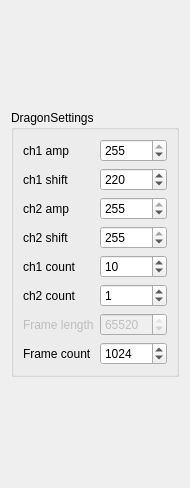
<?xml version="1.0" encoding="UTF-8"?>
<ui version="4.0">
 <class>Form</class>
 <widget class="QWidget" name="Form">
  <property name="geometry">
   <rect>
    <x>0</x>
    <y>0</y>
    <width>184</width>
    <height>488</height>
   </rect>
  </property>
  <property name="sizePolicy">
   <sizepolicy hsizetype="Minimum" vsizetype="Preferred">
    <horstretch>0</horstretch>
    <verstretch>0</verstretch>
   </sizepolicy>
  </property>
  <property name="windowTitle">
   <string>Form</string>
  </property>
  <layout class="QGridLayout" name="gridLayout">
   <item row="0" column="0">
    <widget class="QGroupBox" name="groupBox">
     <property name="sizePolicy">
      <sizepolicy hsizetype="Preferred" vsizetype="Maximum">
       <horstretch>0</horstretch>
       <verstretch>0</verstretch>
      </sizepolicy>
     </property>
     <property name="title">
      <string>DragonSettings</string>
     </property>
     <layout class="QGridLayout" name="gridLayout_2">
      <item row="0" column="0">
       <widget class="QLabel" name="label">
        <property name="text">
         <string>ch1 amp</string>
        </property>
       </widget>
      </item>
      <item row="0" column="1">
       <widget class="QSpinBox" name="ch1amp">
        <property name="maximum">
         <number>255</number>
        </property>
        <property name="value">
         <number>255</number>
        </property>
       </widget>
      </item>
      <item row="1" column="0">
       <widget class="QLabel" name="label_2">
        <property name="text">
         <string>ch1 shift</string>
        </property>
       </widget>
      </item>
      <item row="1" column="1">
       <widget class="QSpinBox" name="ch1shift">
        <property name="maximum">
         <number>255</number>
        </property>
        <property name="value">
         <number>220</number>
        </property>
       </widget>
      </item>
      <item row="2" column="0">
       <widget class="QLabel" name="label_3">
        <property name="text">
         <string>ch2 amp</string>
        </property>
       </widget>
      </item>
      <item row="2" column="1">
       <widget class="QSpinBox" name="ch2amp">
        <property name="maximum">
         <number>255</number>
        </property>
        <property name="value">
         <number>255</number>
        </property>
       </widget>
      </item>
      <item row="3" column="0">
       <widget class="QLabel" name="label_4">
        <property name="text">
         <string>ch2 shift</string>
        </property>
       </widget>
      </item>
      <item row="3" column="1">
       <widget class="QSpinBox" name="ch2shift">
        <property name="maximum">
         <number>255</number>
        </property>
        <property name="value">
         <number>255</number>
        </property>
       </widget>
      </item>
      <item row="4" column="0">
       <widget class="QLabel" name="label_17">
        <property name="text">
         <string>ch1 count</string>
        </property>
       </widget>
      </item>
      <item row="4" column="1">
       <widget class="QSpinBox" name="ch1count">
        <property name="value">
         <number>10</number>
        </property>
       </widget>
      </item>
      <item row="5" column="0">
       <widget class="QLabel" name="label_15">
        <property name="text">
         <string>ch2 count</string>
        </property>
       </widget>
      </item>
      <item row="5" column="1">
       <widget class="QSpinBox" name="ch2count">
        <property name="value">
         <number>1</number>
        </property>
       </widget>
      </item>
      <item row="6" column="0">
       <widget class="QLabel" name="label_8">
        <property name="enabled">
         <bool>false</bool>
        </property>
        <property name="text">
         <string>Frame length</string>
        </property>
       </widget>
      </item>
      <item row="6" column="1">
       <widget class="QSpinBox" name="framelength">
        <property name="enabled">
         <bool>false</bool>
        </property>
        <property name="minimum">
         <number>1200</number>
        </property>
        <property name="maximum">
         <number>65520</number>
        </property>
        <property name="singleStep">
         <number>8</number>
        </property>
        <property name="value">
         <number>65520</number>
        </property>
       </widget>
      </item>
      <item row="7" column="0">
       <widget class="QLabel" name="label_9">
        <property name="text">
         <string>Frame count</string>
        </property>
       </widget>
      </item>
      <item row="7" column="1">
       <widget class="QSpinBox" name="framecount">
        <property name="minimum">
         <number>1</number>
        </property>
        <property name="maximum">
         <number>204800</number>
        </property>
        <property name="singleStep">
         <number>1024</number>
        </property>
        <property name="value">
         <number>1024</number>
        </property>
       </widget>
      </item>
     </layout>
    </widget>
   </item>
  </layout>
 </widget>
 <resources/>
 <connections/>
</ui>
